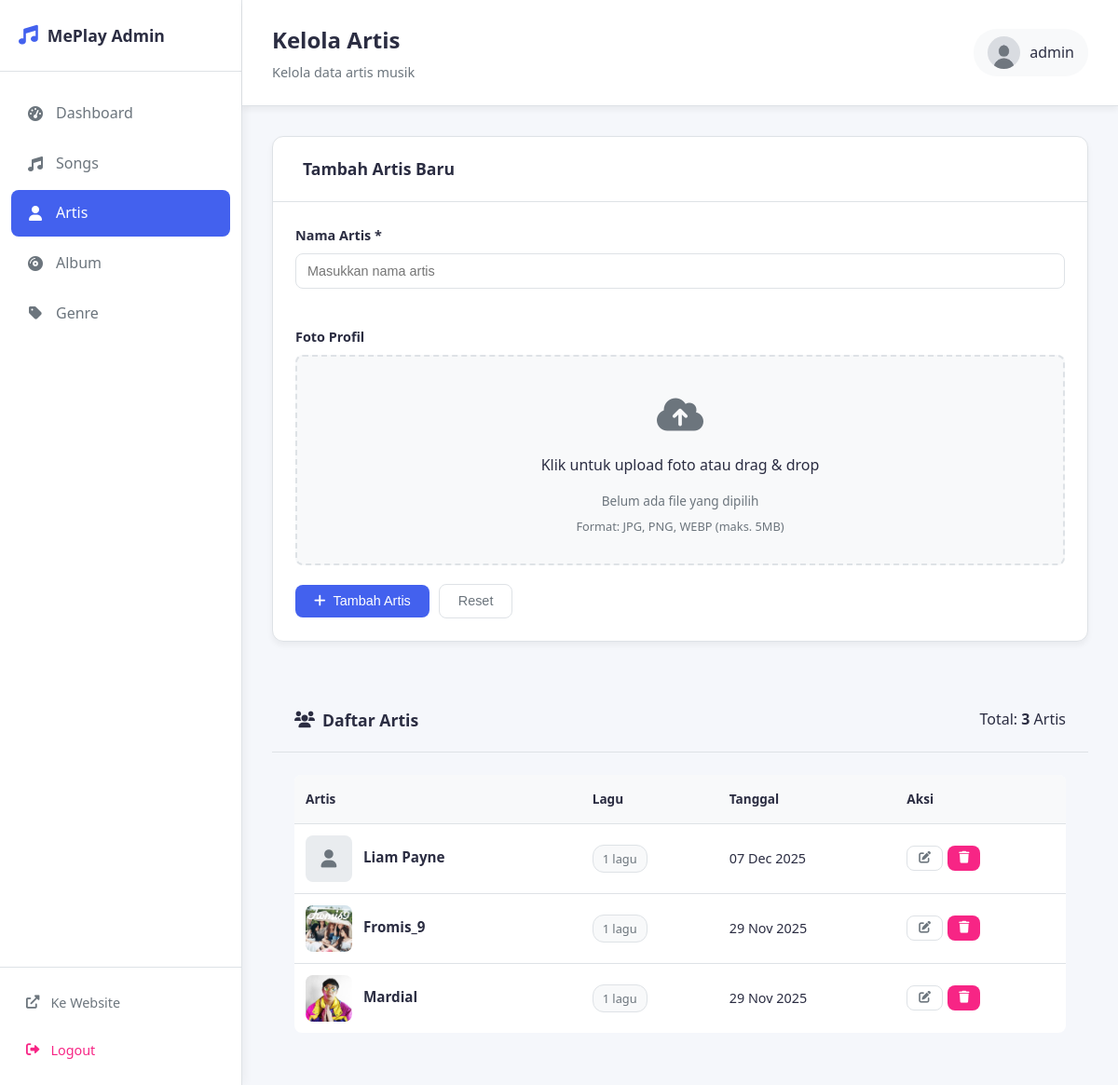
The page /admin/artists.php (signed in) on the database its author committed.
### tables this page shows
CREATE TABLE `artists` (
  `id` int(11) NOT NULL,
  `name` varchar(100) NOT NULL,
  `bio` text DEFAULT NULL,
  `profile_picture` varchar(255) DEFAULT NULL,
  `is_active` tinyint(1) DEFAULT 1,
  `created_at` timestamp NOT NULL DEFAULT current_timestamp(),
  `updated_at` timestamp NOT NULL DEFAULT current_timestamp() ON UPDATE current_timestamp()
);

### admin/artists.php (the view, shortened to what this page needs)
<?php
$database = new Database();
$conn = $database->getConnection();
try {
    $query = "SELECT a.*,
              COUNT(s.id) as songs_count
              FROM artists a
              LEFT JOIN songs s ON a.id = s.artist_id
              GROUP BY a.id
              ORDER BY a.created_at DESC";
    $stmt = $conn->prepare($query);
    $stmt->execute();
    $artists = $stmt->fetchAll(PDO::FETCH_ASSOC);
} catch(PDOException $exception) {
    $message = "Database error: " . $exception->getMessage();
    $message_type = 'error';
    $artists = [];
}
$edit_artist = null;
?>
<!DOCTYPE html>
<html lang="id">
<head>
    <link rel="stylesheet" href="assets/css/admin-main.css">
    <link rel="stylesheet" href="assets/css/admin-artists.css">
    <link rel="stylesheet" href="assets/css/sidebar.css">
    <link href="https://cdnjs.cloudflare.com/ajax/libs/font-awesome/6.0.0/css/all.min.css" rel="stylesheet">
</head>
<body>
    <div class="admin-container">
        <?php include 'includes/sidebar.php'; ?>
        <div class="admin-main">
            <header class="admin-header">
                <div class="header-left">
                    <h1>Kelola Artis</h1>
                    <p>Kelola data artis musik</p>
                </div>
                <div class="header-right">
                    <div class="user-menu">
                        <img src="../uploads/users/<?php echo $_SESSION['profile_picture']; ?>"
                             alt="Profile" class="user-avatar">
                        <span><?php echo $_SESSION['username']; ?></span>
                    </div>
                </div>
            </header>
            <main class="admin-content">
                <div class="artists-container">
                    <div class="form-card">
                        <div class="card-header">
                            <h3>
                                <?php echo $edit_artist ? 'Edit Artis' : 'Tambah Artis Baru'; ?>
                            </h3>
                        </div>
                        <div class="card-content">
                            <form method="POST" action="" enctype="multipart/form-data" class="artist-form" id="artistForm">
                                <div class="form-grid">
                                    <div class="form-group">
                                        <label for="name">Nama Artis *</label>
                                        <input type="text" id="name" name="name" required
                                               value="<?php echo $edit_artist ? htmlspecialchars($edit_artist['name']) : (isset($_POST['name']) ? htmlspecialchars($_POST['name']) : ''); ?>"
                                               placeholder="Masukkan nama artis">
                                    </div>
                                </div>
                                <div class="form-group">
                                    <label for="profile_picture">Foto Profil</label>
                                    <div class="file-upload" id="profilePictureUpload">
                                        <div class="upload-icon">
                                            <i class="fas fa-cloud-upload-alt"></i>
                                        </div>
                                        <p>Klik untuk upload foto atau drag & drop</p>
                                        <div class="file-info">Belum ada file yang dipilih</div>
                                        <small class="form-help">Format: JPG, PNG, WEBP (maks. 5MB)</small>
                                    </div>
                                </div>
                                <div class="form-actions">
                                    <?php if ($edit_artist): ?>
                                        <button type="submit" name="edit_artist" class="btn btn-primary">
                                            <i class="fas fa-save"></i> Update Artis
                                        </button>
                                        <a href="artists.php" class="btn btn-outline">Batal</a>
                                    <?php else: ?>
                                        <button type="submit" name="add_artist" class="btn btn-primary">
                                            <i class="fas fa-plus"></i> Tambah Artis
                                        </button>
                                        <button type="reset" class="btn btn-outline">Reset</button>
                                    <?php endif; ?>
                                </div>
                            </form>
                        </div>
                    </div>
                    <div class="artists-list">
                        <div class="card-header">
                            <h3><i class="fas fa-users"></i> Daftar Artis</h3>
                            <div class="total-artists">
                                Total: <strong><?php echo count($artists); ?></strong> Artis
                            </div>
                        </div>
                        <div class="card-content">
                            <?php if ($artists && count($artists) > 0): ?>
                                <div class="table-responsive">
                                    <table class="data-table">
                                        <thead>
                                            <tr>
                                                <th>Artis</th>
                                                <th>Lagu</th>
                                                <th>Tanggal</th>
                                                <th>Aksi</th>
                                            </tr>
                                        </thead>
                                        <tbody>
                                            <?php foreach ($artists as $artist): ?>
                                                <tr>
                                                    <td>
                                                        <div class="artist-info">
                                                            <div class="artist-photo">
                                                                <?php if ($artist['profile_picture'] && $artist['profile_picture'] != 'default-artist.png'): ?>
                                                                    <img src="../uploads/artists/<?php echo $artist['profile_picture']; ?>"
                                                                         alt="<?php echo htmlspecialchars($artist['name']); ?>"
                                                                         onerror="this.src='../uploads/artists/default-artist.png'">
                                                                <?php else: ?>
                                                                    <div class="no-photo">
                                                                        <i class="fas fa-user"></i>
                                                                    </div>
                                                                <?php endif; ?>
                                                            </div>
                                                            <div class="artist-details">
                                                                <h4><?php echo htmlspecialchars($artist['name']); ?></h4>
                                                            </div>
                                                        </div>
                                                    </td>
                                                    <td>
                                                        <span class="badge"><?php echo $artist['songs_count']; ?> lagu</span>
                                                    </td>
                                                    <td>
                                                        <?php echo date('d M Y', strtotime($artist['created_at'])); ?>
                                                    </td>
                                                    <td>
                                                        <div class="action-buttons">
                                                            <a href="artists.php?edit=<?php echo $artist['id']; ?>"
                                                               class="btn btn-sm btn-outline" title="Edit">
                                                                <i class="fas fa-edit"></i>
                                                            </a>
                                                            <button onclick="confirmDelete(<?php echo $artist['id']; ?>)"
                                                                    class="btn btn-sm btn-danger" title="Hapus"
                                                                    <?php echo ($artist['songs_count'] > 0) ? 'disabled' : ''; ?>>
                                                                <i class="fas fa-trash"></i>
                                                            </button>
                                                        </div>
                                                    </td>
                                                </tr>
                                            <?php endforeach; ?>
                                        </tbody>
                                    </table>
                                </div>
                            <?php endif; ?>
                        </div>
                    </div>
                </div>
            </main>
        </div>
    </div>
</body>
</html>

### admin/assets/css/admin-main.css (style rules this page uses)
:root { --primary: #4361ee; --primary-dark: #3a56d4; --secondary: #7209b7; --success: #4cc9f0; --danger: #f72585; --warning: #f8961e; --info: #4895ef; --dark: #2b2d42; --light: #f8f9fa; --gray: #6c757d; --gray-light: #e9ecef; --border: #dee2e6; --shadow: 0 4px 6px rgba(0, 0, 0, 0.05); --shadow-hover: 0 8px 25px rgba(0, 0, 0, 0.1); }
* { margin: 0; padding: 0; box-sizing: border-box; }
body { font-family: "Segoe UI", Tahoma, Geneva, Verdana, sans-serif; background: #f5f7fb; color: var(--dark); line-height: 1.6; }
.admin-container { display: flex; min-height: 100vh; }
.admin-main { flex: 1; display: flex; flex-direction: column; }
.admin-header { background: white; padding: 1.5rem 2rem; border-bottom: 1px solid var(--border); display: flex; justify-content: space-between; align-items: center; box-shadow: var(--shadow); }
.header-left h1 { font-size: 1.5rem; font-weight: 700; color: var(--dark); margin-bottom: 0.25rem; }
.header-left p { color: var(--gray); font-size: 0.9rem; margin: 0; }
.user-menu { display: flex; align-items: center; gap: 10px; padding: 8px 15px; background: var(--light); border-radius: 25px; cursor: pointer; transition: background 0.3s ease; }
.user-avatar { width: 35px; height: 35px; border-radius: 50%; object-fit: cover; }
.admin-content { flex: 1; padding: 2rem; overflow-y: auto; }
.card-header { padding: 1.25rem 1.5rem; border-bottom: 1px solid var(--border); display: flex; justify-content: space-between; align-items: center; }
.card-header h3 { font-size: 1.1rem; font-weight: 600; color: var(--dark); display: flex; align-items: center; gap: 8px; margin: 0; }
.card-content { padding: 1.5rem; }
.btn { display: inline-flex; align-items: center; gap: 8px; padding: 10px 20px; border: none; border-radius: 8px; font-size: 0.9rem; font-weight: 500; text-decoration: none; cursor: pointer; transition: all 0.3s ease; line-height: 1; }
.btn-primary { background: var(--primary); color: white; }
.btn-outline { background: transparent; color: var(--gray); border: 1px solid var(--border); }
.btn-danger { background: var(--danger); color: white; }
.btn-sm { padding: 6px 12px; font-size: 0.8rem; }
.form-card { background: white; border-radius: 12px; box-shadow: var(--shadow); margin-bottom: 25px; border: 1px solid var(--border); }
.form-grid { display: grid; grid-template-columns: repeat(auto-fit, minmax(250px, 1fr)); gap: 20px; margin-bottom: 20px; }
.form-group { margin-bottom: 20px; }
.form-group label { display: block; margin-bottom: 8px; font-weight: 600; color: var(--dark); font-size: 0.9rem; }
.form-group input, .form-group select, .form-group textarea { width: 100%; padding: 10px 12px; border: 1px solid var(--border); border-radius: 8px; font-size: 0.9rem; transition: border-color 0.3s ease, box-shadow 0.3s ease; background: white; }
.form-help { display: block; margin-top: 6px; font-size: 0.8rem; color: var(--gray); }
.form-actions { display: flex; gap: 10px; align-items: center; flex-wrap: wrap; }
.file-upload { border: 2px dashed var(--border); border-radius: 8px; padding: 20px; text-align: center; transition: border-color 0.3s ease; cursor: pointer; }
.upload-icon { font-size: 2rem; color: var(--gray); margin-bottom: 10px; }
.file-info { margin-top: 10px; font-size: 0.9rem; color: var(--gray); }
.action-buttons { display: flex; gap: 5px; }
.badge { display: inline-block; padding: 4px 8px; background: var(--light); color: var(--gray); border-radius: 6px; font-size: 0.8rem; font-weight: 500; }

### rows shown on the page
artists: name "Liam Payne", songs_count "1", created_at "07 Dec 2025"
artists: profile_picture (picture), name "Fromis_9", songs_count "1", created_at "29 Nov 2025"
artists: profile_picture (picture), name "Mardial", songs_count "1", created_at "29 Nov 2025"

### other values the page prints
SITE_NAME "MePlay"
$_SESSION['username'] "admin"
count($artists) "3"
